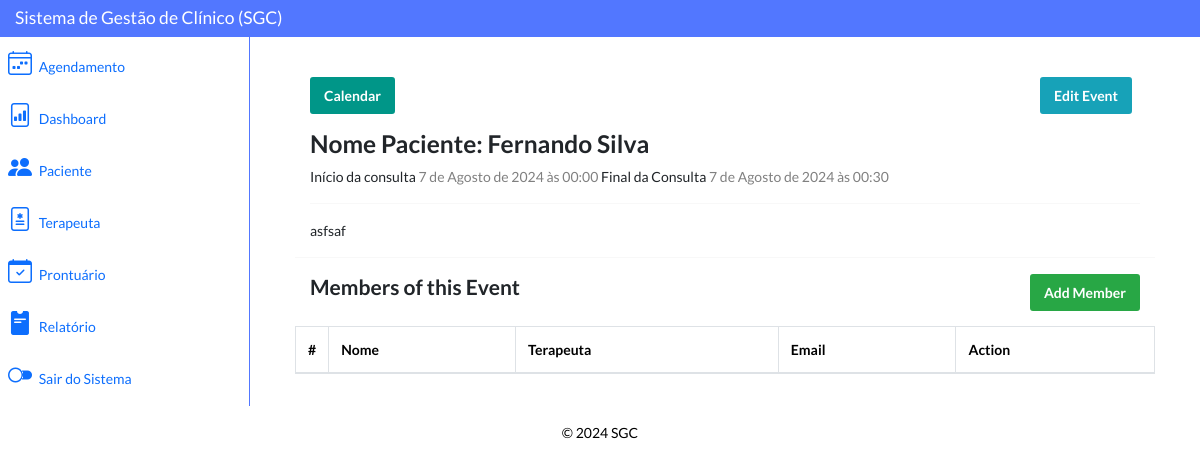
Screenshot of /event/26/details/ with the database file from the repository.
### calendario/models.py (models this page shows, shortened)
class Event(models.Model):
    TIPOS_TERAPIA = [
        ("ABA","Aba"),
        ("CLINICO","Clinico"),
        ("PARTICULAR","Particular"),
    ]
    paciente = models.ForeignKey(Paciente, on_delete=models.PROTECT, related_name='paciente')
    terapeuta = models.ForeignKey(Terapeuta, on_delete=models.PROTECT, related_name='terapeuta')
    cidade = models.CharField(max_length=12)
    tipo_terapia = models.CharField(max_length=12, choices=TIPOS_TERAPIA, default='')
    guia = models.CharField(max_length=20)
    start_time = models.DateTimeField()
    end_time = models.DateTimeField(blank=True, null=True)
    descricao = models.TextField(null=False, blank=False)
    objects = EventManager()

### pacientes/models.py (models this page shows)
class Paciente(models.Model):
    nome = models.CharField(max_length=100)
    documento = models.CharField(max_length=100)
    carteirinha = models.CharField(max_length=100)
    endereco = models.CharField(max_length=100)
    telefone_responsavel = models.CharField(max_length=100)
    telefone_contato = models.CharField(max_length=100)
    telefone_emergencia = models.CharField(max_length=100)
    tipo_convenio = models.CharField(max_length=100)
    data_nascimento = models.DateField(null=False, blank=False)
    nome_responsavel = models.CharField(max_length=100)
    documento_responsavel = models.CharField(max_length=100)
    foto_carteirinha = models.ImageField(upload_to='documentos_pacientes/', blank=True, null=True)
    class Meta:
        ordering = ['nome']
    def __str__(self):
        return self.nome

### calendario/views.py (the view)
# urls.py: path("event/<int:event_id>/details/", views.event_details, name="event-detail"),
def event_details(request, event_id):
    event = models.Event.objects.get(id=event_id)
    eventmember = models.EventMember.objects.filter(event=event)
    context = {"event": event, "eventmember": eventmember}
    return render(request, "event-details.html", context)

### calendario/templates/event-details.html (shortened to what this page needs)
{% extends 'base.html' %}
{% block content %}
    <div class="container">
        <div class="clearfix">
            <a class="btn btn-primary left" href="{% url 'calendario:calendar' %}"> Calendar </a>
            <a class="btn btn-info right mr-2" href="{% url 'calendario:event_edit' event.pk %}"> Edit Event </a>
        </div>
        <div class="clearfix">
            <h3>Nome Paciente: {{ event.paciente }}</h3>
            <p>Início da consulta <span style="color: gray;">{{ event.start_time }}</span> Final da Consulta <span style="color: gray;">{{ event.end_time }}</span></p>
            <hr>
            <p>{{ event.descricao }}</p>
        </div>
        <hr>
        <div class="clearfix">
            <h4 class="left" > Members of this Event</h4>
            <a class="btn btn-success right" href="{% url 'calendario:add_eventmember' event.id %}"> Add Member </a>
        </div>
        <table class="table table-bordered">
            <thead>
                <tr>
                  <th style="width: 10px">#</th>
                  <th>Nome</th>
                  <th>Terapeuta</th>
                  <th>Email</th>
                  <th>Action</th>
                </tr>
              </thead>
        </table>
    </div>
{% endblock %}

### static/css/calender.css (style rules this page uses)
a { color: #17a2b8; }
.left { float: left; }
.right { float: right; }
.btn { outline: none; color: black; background-color: transparent; box-shadow: 0 0 0 0; }
.clearfix { margin: 15px; }

### rows the page displays
Event: paciente "Fernando Silva", start_time "7 de Agosto de 2024 às 00:00", end_time "7 de Agosto de 2024 às 00:30", descricao "asfsaf"
